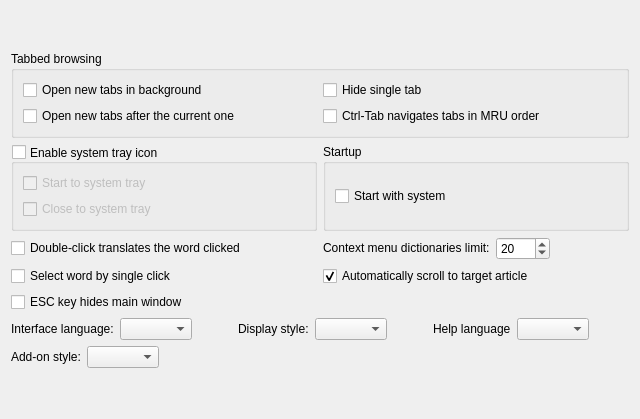
     <widget class="QWidget" name="tab">
      <attribute name="icon">
       <iconset resource="resources.qrc">
        <normaloff>:/icons/interface.png</normaloff>:/icons/interface.png</iconset>
      </attribute>
      <attribute name="title">
       <string>&amp;Interface</string>
      </attribute>
      <layout class="QGridLayout" name="gridLayout_2">
       <item row="2" column="1">
        <widget class="QGroupBox" name="groupBox_2">
         <property name="title">
          <string>Startup</string>
         </property>
         <layout class="QVBoxLayout" name="verticalLayout_2">
          <item>
           <widget class="QCheckBox" name="cbAutostart">
            <property name="toolTip">
             <string>Automatically starts GoldenDict after operation system bootup.</string>
            </property>
            <property name="text">
             <string>Start with system</string>
            </property>
           </widget>
          </item>
         </layout>
        </widget>
       </item>
       <item row="8" column="0" colspan="2">
        <layout class="QHBoxLayout" name="horizontalLayout_4">
         <item>
          <widget class="QLabel" name="addonStylesLabel">
           <property name="text">
            <string>Add-on style:</string>
           </property>
          </widget>
         </item>
         <item>
          <widget class="StylesComboBox" name="addonStyles"/>
         </item>
         <item>
          <spacer name="horizontalSpacer_6">
           <property name="orientation">
            <enum>Qt::Horizontal</enum>
           </property>
           <property name="sizeHint" stdset="0">
            <size>
             <width>40</width>
             <height>20</height>
            </size>
           </property>
          </spacer>
         </item>
        </layout>
       </item>
       <item row="2" column="0">
        <widget class="QGroupBox" name="enableTrayIcon">
         <property name="toolTip">
          <string>When enabled, an icon appears in the system tray area which can be used
to open main window and perform other tasks.</string>
         </property>
         <property name="title">
          <string>Enable system tray icon</string>
         </property>
         <property name="alignment">
          <set>Qt::AlignLeading|Qt::AlignLeft|Qt::AlignVCenter</set>
         </property>
         <property name="flat">
          <bool>false</bool>
         </property>
         <property name="checkable">
          <bool>true</bool>
         </property>
         <property name="checked">
          <bool>false</bool>
         </property>
         <layout class="QVBoxLayout" name="verticalLayout">
          <item>
           <widget class="QCheckBox" name="startToTray">
            <property name="toolTip">
             <string>With this on, the application starts directly to system tray without showing
its main window.</string>
            </property>
            <property name="text">
             <string>Start to system tray</string>
            </property>
           </widget>
          </item>
          <item>
           <widget class="QCheckBox" name="closeToTray">
            <property name="toolTip">
             <string>With this on, an attempt to close main window would hide it instead of closing
the application.</string>
            </property>
            <property name="text">
             <string>Close to system tray</string>
            </property>
           </widget>
          </item>
         </layout>
        </widget>
       </item>
       <item row="3" column="0">
        <widget class="QCheckBox" name="doubleClickTranslates">
         <property name="text">
          <string>Double-click translates the word clicked</string>
         </property>
        </widget>
       </item>
       <item row="5" column="0">
        <widget class="QCheckBox" name="escKeyHidesMainWindow">
         <property name="toolTip">
          <string>Normally, pressing ESC key moves focus to the translation line.
With this on however, it will hide the main window.</string>
         </property>
         <property name="text">
          <string>ESC key hides main window</string>
         </property>
        </widget>
       </item>
       <item row="4" column="0">
        <widget class="QCheckBox" name="selectBySingleClick">
         <property name="toolTip">
          <string>Turn this option on if you want to select words by single mouse click</string>
         </property>
         <property name="text">
          <string>Select word by single click</string>
         </property>
        </widget>
       </item>
       <item row="0" column="0" colspan="2">
        <spacer name="verticalSpacer_8">
         <property name="orientation">
          <enum>Qt::Vertical</enum>
         </property>
         <property name="sizeHint" stdset="0">
          <size>
           <width>20</width>
           <height>40</height>
          </size>
         </property>
        </spacer>
       </item>
       <item row="1" column="0" colspan="2">
        <widget class="QGroupBox" name="groupBox">
         <property name="title">
          <string>Tabbed browsing</string>
         </property>
         <layout class="QGridLayout" name="gridLayout_5">
          <item row="0" column="0">
           <widget class="QCheckBox" name="newTabsOpenInBackground">
            <property name="toolTip">
             <string>Normally, opening a new tab switches to it immediately.
With this on however, new tabs will be opened without
switching to them.</string>
            </property>
            <property name="text">
             <string>Open new tabs in background</string>
            </property>
           </widget>
          </item>
          <item row="1" column="0">
           <widget class="QCheckBox" name="newTabsOpenAfterCurrentOne">
            <property name="toolTip">
             <string>With this on, new tabs are opened just after the
current, active one. Otherwise they are added to
be the last ones.</string>
            </property>
            <property name="text">
             <string>Open new tabs after the current one</string>
            </property>
           </widget>
          </item>
          <item row="0" column="1">
           <widget class="QCheckBox" name="hideSingleTab">
            <property name="toolTip">
             <string>Select this option if you don't want to see the main tab bar when only a single tab is opened.</string>
            </property>
            <property name="text">
             <string>Hide single tab</string>
            </property>
           </widget>
          </item>
          <item row="1" column="1">
           <widget class="QCheckBox" name="mruTabOrder">
            <property name="text">
             <string>Ctrl-Tab navigates tabs in MRU order</string>
            </property>
           </widget>
          </item>
         </layout>
        </widget>
       </item>
       <item row="6" column="0" colspan="2">
        <layout class="QHBoxLayout" name="horizontalLayout_6">
         <item>
          <widget class="QLabel" name="label_6">
           <property name="text">
            <string>Interface language:</string>
           </property>
          </widget>
         </item>
         <item>
          <widget class="QComboBox" name="interfaceLanguage"/>
         </item>
         <item>
          <spacer name="horizontalSpacer_3">
           <property name="orientation">
            <enum>Qt::Horizontal</enum>
           </property>
           <property name="sizeType">
            <enum>QSizePolicy::Fixed</enum>
           </property>
           <property name="sizeHint" stdset="0">
            <size>
             <width>40</width>
             <height>20</height>
            </size>
           </property>
          </spacer>
         </item>
         <item>
          <widget class="QLabel" name="label_9">
           <property name="text">
            <string>Display style:</string>
           </property>
          </widget>
         </item>
         <item>
          <widget class="QComboBox" name="displayStyle"/>
         </item>
         <item>
          <spacer name="horizontalSpacer_12">
           <property name="orientation">
            <enum>Qt::Horizontal</enum>
           </property>
           <property name="sizeHint" stdset="0">
            <size>
             <width>40</width>
             <height>20</height>
            </size>
           </property>
          </spacer>
         </item>
         <item>
          <widget class="QLabel" name="label_16">
           <property name="text">
            <string>Help language</string>
           </property>
          </widget>
         </item>
         <item>
          <widget class="QComboBox" name="helpLanguage"/>
         </item>
         <item>
          <spacer name="horizontalSpacer_7">
           <property name="orientation">
            <enum>Qt::Horizontal</enum>
           </property>
           <property name="sizeHint" stdset="0">
            <size>
             <width>40</width>
             <height>20</height>
            </size>
           </property>
          </spacer>
         </item>
        </layout>
       </item>
       <item row="10" column="0" colspan="2">
        <spacer name="verticalSpacer">
         <property name="orientation">
          <enum>Qt::Vertical</enum>
         </property>
         <property name="sizeHint" stdset="0">
          <size>
           <width>20</width>
           <height>40</height>
          </size>
         </property>
        </spacer>
       </item>
       <item row="3" column="1">
        <layout class="QHBoxLayout" name="horizontalLayout_13">
         <item>
          <widget class="QLabel" name="maxDictsInContextMenuLabel">
           <property name="sizePolicy">
            <sizepolicy hsizetype="Preferred" vsizetype="Fixed">
             <horstretch>0</horstretch>
             <verstretch>0</verstretch>
            </sizepolicy>
           </property>
           <property name="toolTip">
            <string>Adjust this value to avoid huge context menus.</string>
           </property>
           <property name="text">
            <string>Context menu dictionaries limit:</string>
           </property>
          </widget>
         </item>
         <item>
          <widget class="QSpinBox" name="maxDictsInContextMenu">
           <property name="sizePolicy">
            <sizepolicy hsizetype="Fixed" vsizetype="Fixed">
             <horstretch>0</horstretch>
             <verstretch>0</verstretch>
            </sizepolicy>
           </property>
           <property name="maximum">
            <number>9999</number>
           </property>
           <property name="value">
            <number>20</number>
           </property>
          </widget>
         </item>
         <item>
          <widget class="QLabel" name="label_12">
           <property name="sizePolicy">
            <sizepolicy hsizetype="Preferred" vsizetype="Fixed">
             <horstretch>0</horstretch>
             <verstretch>0</verstretch>
            </sizepolicy>
           </property>
           <property name="text">
            <string/>
           </property>
          </widget>
         </item>
        </layout>
       </item>
       <item row="4" column="1">
        <widget class="QCheckBox" name="autoScrollToTargetArticle">
         <property name="toolTip">
          <string>Normally, clicking on a link, double-clicking on a word or looking up
selection in an article loads the translation and almost immediately
scrolls to the article from the same dictionary. With this option off,
however, the article from the topmost dictionary is shown.
Once the translation is loaded, pressing Alt+T scrolls to the target article.</string>
         </property>
         <property name="text">
          <string>Automatically scroll to target article</string>
         </property>
         <property name="checked">
          <bool>true</bool>
         </property>
        </widget>
       </item>
      </layout>
     </widget>
